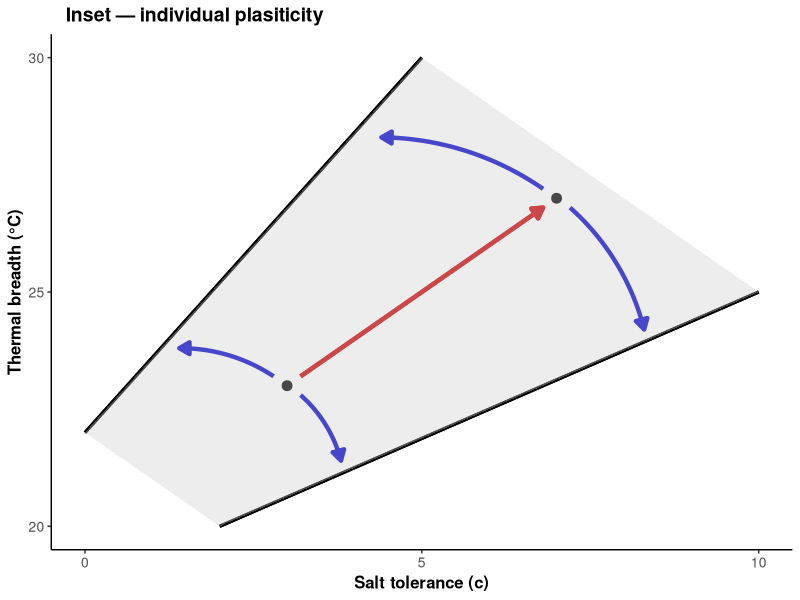

Reproduce this figure in R.
# Jason R Laurich

# September 9th, 2025

# Creating an introductory figure to lay out hypotheses and predictions/ serve as a roadmap for the paper

# 3 panels?

# Idea - working off of the Metcalfe 2025 JEB paper: one panel could be at the level of organism? The three ways in which trade-offs
# can emerge as a result of energy ceilings? (3) plastic ceiling - location of PF could change within a single org.
# How does this relate to our experiments? Physiological changes (epigenetic) or adaptive evolution of this frontier?

# Idea - working of the Y-model resource-dependent trade off idea (e.g. Johnson and Nassrullah, 2025) - trade-offs could be detected 
# with quantile regressions? What about at the bleeding edge (PFs)?!?
# Also more variation in resource acquisition (e.g. 1/R*s) leads to weaker/ positive correlations? Could test this with my data
# Both across the whole dataset and among Pareto-optimal points?

# Question - what is the formal definition of Pareto fronts in biology? Would they apply at the level of individuals, or just within sp. and across them?

# Garland et al 2022: (1) allocation constraints, (2) functional conflicts, (3) shared biochemical pathways, (4) antagonistic pleiotropy,
# (5) ecological circumstances/ selection regime, (6) sexual selection. 
# 1-3 all for sure involved in our study. 

# Idea - do I go back and fit models to each replicate within each population? Would allow me to assess variation in resource acquisition within experimental
# populations and its effects on weaker negative correlations? OR positive? (e.g. Mark Johnston's question). Also the Haave-Audet meta-analysis'.... point 
# about looking at trade-offs within individuals (here really within genetically similar populations) and among them. 

# Packages & Functions ----------------------------------------------------

library(tidyverse)
library(cowplot)

# Create panel A (inset) — variation w/in individuals  --------------------

df.A2 <- data.frame(
  x = c(3, 7),
  y = c(23, 27)
)

poly.band <- data.frame(
  x = c(2, 10, 5, 0),
  y = c(20, 25, 30, 22)
)

p.A2 <- ggplot(df.A2, aes(x = x, y = y)) +
  geom_point(size= 3) +
  
  scale_y_continuous(limits = c(20, 30), breaks = c(20, 25, 30)) +
  scale_x_continuous(limits = c(0, 10), breaks = c(0, 5, 10)) +
  
  geom_segment(aes(x = 2, xend = 10, y = 20, yend = 25), colour = "black", size = 1.1) +
  geom_segment(aes(x = 0, xend = 5, y = 22, yend = 30), colour = "black", size = 1.1) +
  
  geom_segment(
    aes(x = 3.2, y = 23.2, xend = 6.8, yend = 26.8),
    inherit.aes = FALSE,
    colour = "red3", linewidth = 1.5,
    arrow = arrow(length = unit(3, "mm"), type = "closed")
  ) +
  
  annotate("curve",
           x = 3.2,  y = 22.8,
           xend = 3.8,   yend = 21.4,
           curvature = -0.15, ncp = 50,
           colour = "blue3", linewidth = 1.5,
           arrow = arrow(length = unit(3, "mm"), type = "closed")
  ) +
  
  annotate("curve",
           x = 2.8,  y = 23.2,
           xend = 1.4,   yend = 23.8,
           curvature = 0.15, ncp = 50,
           colour = "blue3", linewidth = 1.5,
           arrow = arrow(length = unit(3, "mm"), type = "closed")
  ) +
  
  annotate("curve",
           x = 7.2,  y = 26.8,
           xend = 8.3,   yend = 24.2,
           curvature = -0.15, ncp = 50,
           colour = "blue3", linewidth = 1.5,
           arrow = arrow(length = unit(3, "mm"), type = "closed")
  ) +
  
  annotate("curve",
           x = 6.8,  y = 27.2,
           xend = 4.4,   yend = 28.3,
           curvature = 0.15, ncp = 50,
           colour = "blue3", linewidth = 1.5,
           arrow = arrow(length = unit(3, "mm"), type = "closed")
  ) +
  
  geom_polygon(data = poly.band, aes(x, y),
               fill = "grey80", alpha = 0.35, colour = NA,
               inherit.aes = FALSE) +
  
  theme_classic() +
  
  labs(x = "Salt tolerance (c)",    
       y = "Thermal breadth (°C)", 
       title = "Inset — individual plasiticity") +  # labels
  
  theme(
    legend.position = "none",  
    axis.title = element_text(size = 12, face = "bold"),  
    axis.text = element_text(size = 10, face ="plain"),
    plot.title = element_text(size = 14, face = "bold", hjust = 0.03)# theme stuff
  )

p.A2
